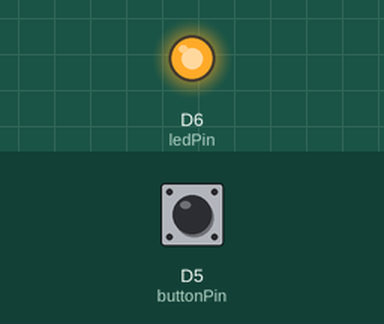
This sketch was run on a simulated ESP8266 (NodeMCU). Shown: output pins drawn as LEDs (lit = HIGH). Inputs (shaded band) come from the test bench; at power-on: D5 (buttonPin) LOW. WiFi joins after 1.5 s; servers stay silent unless stated; random numbers use the default seed unless the sketch sets one; no MQTT or app messages arrive unless stated; what the sketch prints to the serial monitor is not drawn.

Above: at 2.8 s.
2.9 s: D5 (buttonPin) pulled HIGH for 0.15 s
At 4.3 s:
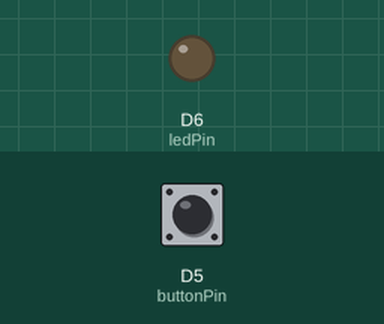
4.6 s: D5 (buttonPin) pulled HIGH for 3.2 s
At 5.0 s:
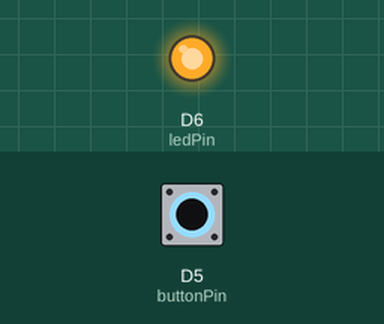
Timing chart, 0 to 9.4 s (numbered marks = the images above; inputs shaded):
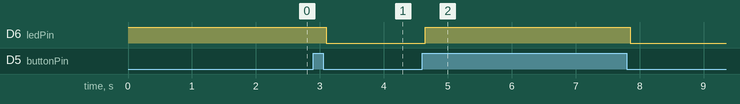

Measured:
- after the input at 2.9 s, D6 (ledPin): HIGH → LOW after 0.20 s
- after the input at 4.6 s, D6 (ledPin): LOW → HIGH after 0.05 s, → LOW 3.2 s later

The sketch:

IR_MotionLight_V3.ino
```cpp
#include <PubSubClient.h>
#include <ArduinoJson.h>
#include <ESP8266WiFi.h>


// Connect to the WiFi
const char* ssid = "DataSoft_WiFi";
const char* password = "support123";
const char* mqtt_server = "test.mosquitto.org";
const int mqttPort = 1883;
String did = "RA101";


//mqtt
unsigned long lastReconnectTime = 0;
WiFiClient espClient;
PubSubClient client(espClient);

// constants won't change. They're used here to set pin numbers:
const int buttonPin = D5;    // the number of the pushbutton pin
const int ledPin = D6;      // the number of the LED pin

// Variables will change:
int ledState = HIGH;         // the current state of the output pin
int buttonState;             // the current reading from the input pin
int lastButtonState = LOW;   // the previous reading from the input pin

// the following variables are unsigned longs because the time, measured in
// milliseconds, will quickly become a bigger number than can be stored in an int.
unsigned long lastDebounceTime = 0;  // the last time the output pin was toggled
unsigned long debounceDelay = 50;    // the debounce time; increase if the output flickers

void setup() {
  Serial.begin(115200);
  pinMode(buttonPin, INPUT);
  pinMode(ledPin, OUTPUT);

  // set initial LED state
  digitalWrite(ledPin, ledState);


     setup_wifi();

    //For MQTT
   client.setServer(mqtt_server, mqttPort);
   client.setCallback(callback);
}

void loop() {

   setMqttReconnectTimer();


  // read the state of the switch into a local variable:
  int reading = digitalRead(buttonPin);

  // check to see if you just pressed the button
  // (i.e. the input went from LOW to HIGH), and you've waited long enough
  // since the last press to ignore any noise:

  // If the switch changed, due to noise or pressing:
  if (reading != lastButtonState) {
    // reset the debouncing timer
    lastDebounceTime = millis();
  }

  if ((millis() - lastDebounceTime) > debounceDelay) {
    // whatever the reading is at, it's been there for longer than the debounce
    // delay, so take it as the actual current state:

    // if the button state has changed:
    if (reading != buttonState) {
      buttonState = reading;

      // only toggle the LED if the new button state is HIGH
      if (buttonState == HIGH) {
//        ledState = !ledState;
         ledState = HIGH;
         Serial.println("STATE HIGH");
         int res = client.publish("motion/response", "OFF");
//         delay(100);
//         Serial.println("Result: "+res);
      }
      else{
         ledState = LOW;
         Serial.println("STATE LOW");
         int res = client.publish("motion/response", "ON");
//         delay(100);
//         Serial.println("Result: "+res);
      }
    }
  }

  // set the LED:
  digitalWrite(ledPin, ledState);

  // save the reading. Next time through the loop, it'll be the lastButtonState:
  lastButtonState = reading;
}


void setup_wifi() {
   delay(100);
  // We start by connecting to a WiFi network
    Serial.print("Connecting to ");
    Serial.println(ssid);
    WiFi.begin(ssid, password);
    while (WiFi.status() != WL_CONNECTED)
    {
      delay(500);
      Serial.print(".");
    }
  randomSeed(micros());
  Serial.println("");
  Serial.println("WiFi connected");
  Serial.println("IP address: ");
  Serial.println(WiFi.localIP());
}


void setMqttReconnectTimer(){
  if (!client.connected()) {
      unsigned long now = millis();
      if (now - lastReconnectTime > 5000) {
        lastReconnectTime = now;
        Serial.println("Ticking every 5 seconds");
        // Attempt to reconnect
        if (reconnect()) {
          lastReconnectTime = 0;//GOOD
        }
      }
   }else{
      client.loop();
   }
}
```

callback_function.ino
```cpp
//-----------------------Callback function-------------------------------------//

void callback(char* topic, byte* payload, unsigned int length) {

  Serial.print("Message arrived in topic: ");
  Serial.println(topic);

//-------------------------------------Getting config data---------------------//


}//Callback ends
```

reconnect.ino
```cpp
//------------------------------------------------While client not conncected---------------------------------//


boolean reconnect() {

    Serial.print("Attempting MQTT connection...");
    // Create a random client ID
    String clientId = "ESP8266-";
    clientId += String(random(0xffff), HEX);

    if (client.connect(clientId.c_str())) {
      Serial.println("connected");
      //      delay(1500);

//      client.subscribe("dsiot/ra/timer");
//      delay(500);
//      client.subscribe("dsiot/ra/timer/error");
      delay(250);
    }else{
      Serial.print("failed, rc=");
      Serial.print(client.state());
      Serial.println(" try again");
//      mqttTryCounter++;
//      Serial.println(mqttTryCounter);
      // Wait 6 seconds before retrying
//      delay(5000); //timer control implemented
    }
  return client.connected();
}// reconnect() ends
```
